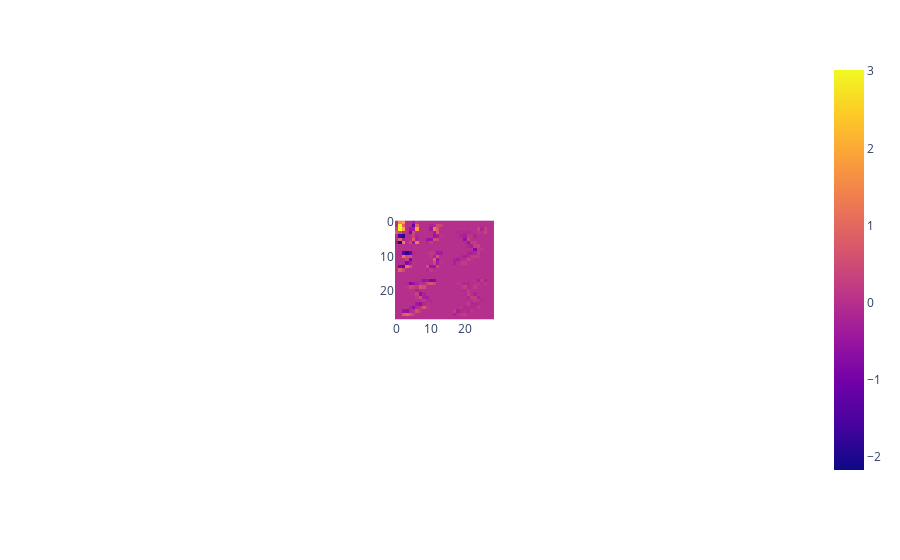

This figure's notebook cell:
### Code cell
px.imshow(wavelet_coeffs[0])

### Figure 1 — Plotly figure (JSON) as saved in the notebook; plotly's stock layout.template omitted (floating-point values rounded to 4 significant figures; data arrays with more than 128 entries replaced by an {"elided": "..."} marker saying what was removed)
{"data": [{"coloraxis": "coloraxis", "hovertemplate": "x: %{x}<br>y: %{y}<br>color: %{z}<extra></extra>", "name": "0", "type": "heatmap", "xaxis": "x", "yaxis": "y", "z": {"elided": "29x29 float values"}}], "layout": {"autosize": true, "coloraxis": {"colorscale": [[0, "#0d0887"], [0.1111, "#46039f"], [0.2222, "#7201a8"], [0.3333, "#9c179e"], [0.4444, "#bd3786"], [0.5556, "#d8576b"], [0.6667, "#ed7953"], [0.7778, "#fb9f3a"], [0.8889, "#fdca26"], [1, "#f0f921"]]}, "margin": {"t": 60}, "xaxis": {"anchor": "y", "autorange": true, "constrain": "domain", "domain": [0.4321, 0.5679], "range": [-0.5, 28.5], "scaleanchor": "y"}, "yaxis": {"anchor": "x", "autorange": true, "constrain": "domain", "domain": [0, 1], "range": [28.5, -0.5]}}}
